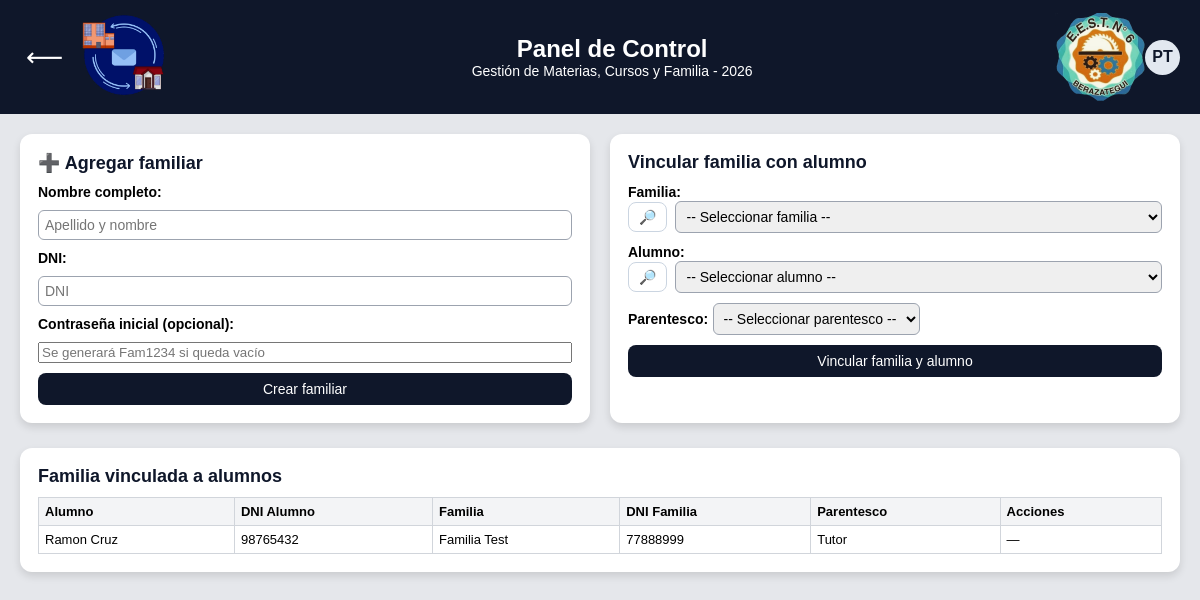
Before: /S.G.I-Campus-VerFINAL-7mo7ma/panel_control.php (signed in) with the older database file.
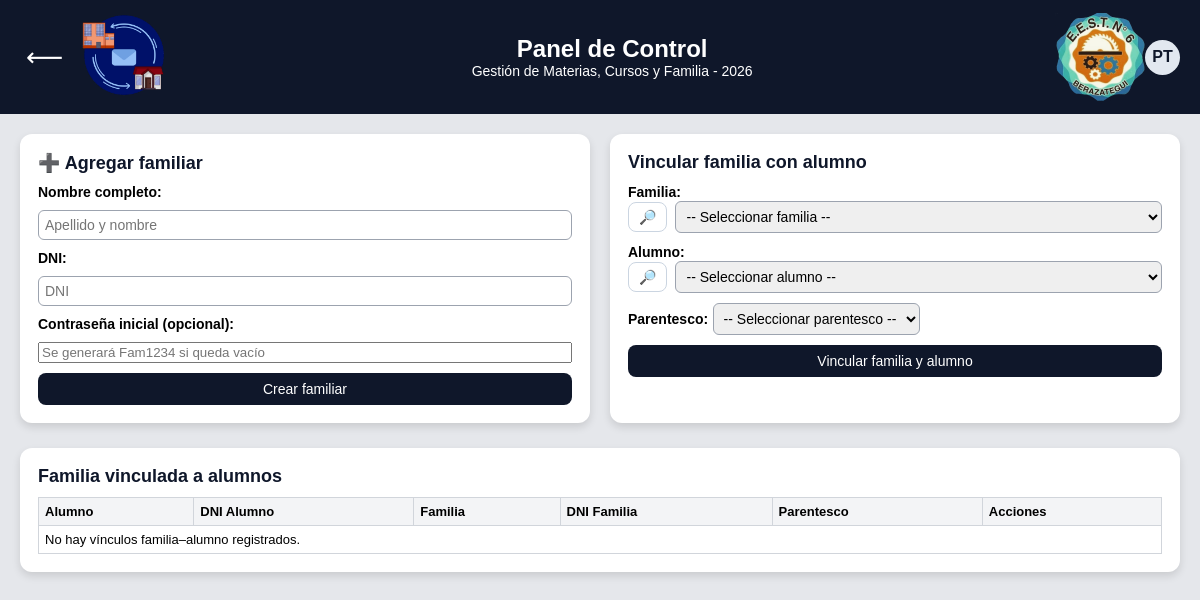
After: the same page with the newer database file.
### tables this page shows
CREATE TABLE `familia_alumno` (
  `id` int(11) NOT NULL,
  `familia_dni` int(11) NOT NULL,
  `alumno_dni` int(11) NOT NULL,
  `parentesco` varchar(60) NOT NULL DEFAULT ''
);

CREATE TABLE `usuarios` (
  `dni` int(10) UNSIGNED NOT NULL,
  `password` varchar(100) NOT NULL,
  `nombre` varchar(100) NOT NULL,
  `telefono` varchar(30) DEFAULT NULL,
  `rol` enum('root','admin','directivo','jefe_preceptores','jefe_area','jefe_taller','jefe_departamento','preceptor','profesor','familia') NOT NULL DEFAULT 'familia',
  `password_changed` tinyint(1) NOT NULL DEFAULT 1
);

### S.G.I-Campus-VerFINAL-7mo7ma/auth.php (called while the page is built, shortened)
<?php
function currentRole(): string {
    return strtolower(trim($_SESSION['rol'] ?? ''));
}

### S.G.I-Campus-VerFINAL-7mo7ma/panel_control.php (the view, shortened to what the changed rows need)
<?php
require_once __DIR__ . '/auth.php';
$rol = currentRole();
$puedeVincularFamilia  = in_array($rol, CAP_GESTION_ALUMNOS, true);
$conn = new mysqli("localhost", "root", "", "campus");
$conn->set_charset("utf8mb4");
$yearActual = (int)date('Y');
$listaFamilia = [];
$resCheckFA = $conn->query("SHOW TABLES LIKE 'familia_alumno'");
if ($resCheckFA && $resCheckFA->num_rows > 0) {
    $sql = "SELECT fa.id,
                   uf.nombre AS familia,
                   uf.dni    AS familia_dni,
                   ua.nombre AS alumno,
                   ua.dni    AS alumno_dni,
                   fa.parentesco
            FROM familia_alumno fa
            JOIN usuarios uf ON uf.dni = fa.familia_dni
            JOIN usuarios ua ON ua.dni = fa.alumno_dni
            ORDER BY ua.nombre, uf.nombre";
    $resFA = $conn->query($sql);
    while ($fila = $resFA->fetch_assoc()) { $listaFamilia[] = $fila; }
}
?>
<!DOCTYPE html>
<html lang="es">
<head>
</head>
<body>
<header>
  <div class="navbar">
    <div class="title-box">
      <h1>Panel de Control</h1>
      <h2>Gestión de Materias, Cursos y Familia - <?php echo htmlspecialchars($yearActual); ?></h2>
    </div>
  </div>
</header>
<main>
  <div class="contenedor">
    <?php if ($puedeVincularFamilia): ?>
    <div class="card">
      <table>
        <thead>
          <tr>
            <th>Alumno</th>
            <th>DNI Alumno</th>
            <th>Familia</th>
            <th>DNI Familia</th>
            <th>Parentesco</th>
            <th>Acciones</th>
          </tr>
        </thead>
        <tbody>
        <?php if(!$listaFamilia): ?>
          <tr><td colspan="6">No hay vínculos familia–alumno registrados.</td></tr>
        <?php else: ?>
          <?php foreach($listaFamilia as $row): ?>
            <tr>
              <td><?php echo htmlspecialchars($row['alumno']); ?></td>
              <td><?php echo $row['alumno_dni']; ?></td>
              <td><?php echo htmlspecialchars($row['familia']); ?></td>
              <td><?php echo $row['familia_dni']; ?></td>
              <td><?php echo htmlspecialchars($row['parentesco']); ?></td>
              <td class="acciones">
                <?php if (in_array($rol, ['root','admin','directivo'], true)): ?>
<form method="post" onsubmit="return confirm('¿Eliminar este vínculo?');"><input type="hidden" name="csrf_token" value="<?= htmlspecialchars(csrfToken()) ?>"><input type="hidden" name="accion" value="del_fam"><input type="hidden" name="id" value="<?= (int)$row['id'] ?>"><button type="submit">Eliminar</button></form>
<?php else: ?>—<?php endif; ?>
              </td>
            </tr>
          <?php endforeach; ?>
        <?php endif; ?>
        </tbody>
      </table>
    </div>
    <?php endif; ?>
  </div>
</main>
</body>
</html>

Changed rows visible on the page:
removed familia_alumno: alumno_dni.nombre "Ramon Cruz", alumno_dni.dni "98765432", familia_dni.nombre "Familia Test", familia_dni.dni "77888999", parentesco "Tutor"
Other visible differences:
text now shown: "No hay vínculos familia–alumno registrados."
